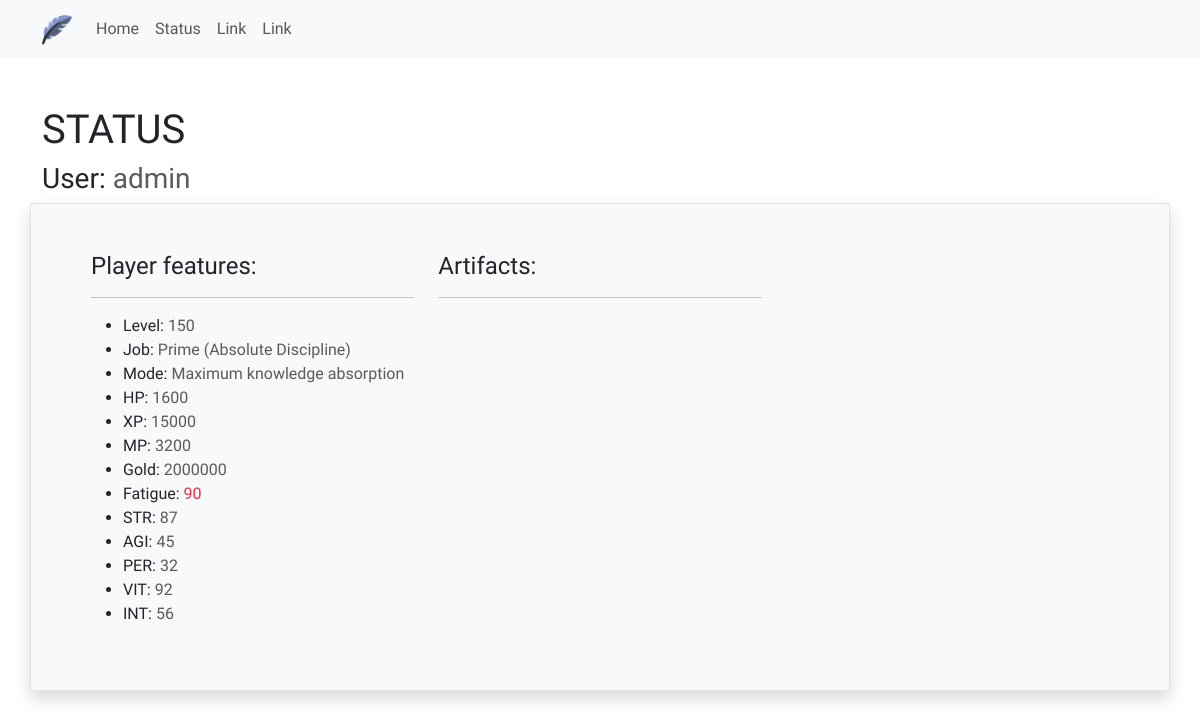
Before: /status/ (signed in) with the older database file.
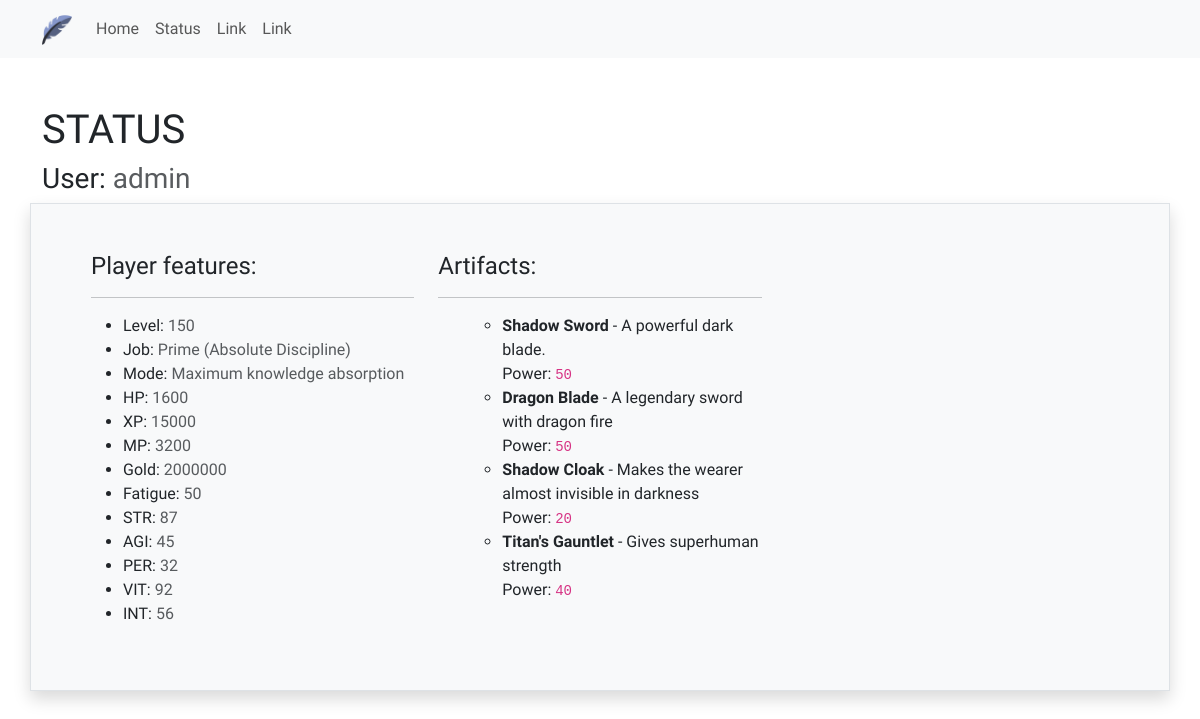
After: the same page with the newer database file.
### main/models.py (models this page shows, shortened)
class Player(AbstractUser):
	class Meta:
		verbose_name = 'Player'
		verbose_name_plural = 'Players'
	level = models.PositiveIntegerField(default=0, blank=True)  # player level
	job = models.CharField(max_length=10, choices=JobChoices.choices, default=JobChoices.INITIATE)  # player job
	mode = models.CharField(max_length=20, choices=ModeChoices.choices, blank=True, null=True)  # player mode
	hp = models.IntegerField(default=0, blank=True)  # health point
	mp = models.IntegerField(default=0, blank=True)  # mana point
	xp = models.IntegerField(default=0, blank=True)  # experience point
	artifacts = models.JSONField(default=dict, blank=True, null=True)  # artifacts
	gold = models.PositiveIntegerField(default=0, blank=True, null=True)  # gold
	fatigue = models.PositiveIntegerField(default=0, blank=True, null=True)  # fatigue
	str_v = models.PositiveIntegerField(default=0, blank=True, null=True)  # strength
	agi_v = models.PositiveIntegerField(default=0, blank=True, null=True)  # agility
	per_v = models.PositiveIntegerField(default=0, blank=True, null=True)  # perception
	vit_v = models.PositiveIntegerField(default=0, blank=True, null=True)  # vitality
	int_v = models.PositiveIntegerField(default=0, blank=True, null=True)  # intelligence

### main/views.py (the view)
# urls.py: path('status/', views.status, name='status'),
@login_required(login_url='login')
def status(request):
	player = get_object_or_404(Player, pk=request.user.pk)
	return render(request, 'status.html', {'player': player})

### templates/status.html (shortened to what this page needs)
{% extends 'base.html' %}
{% block content %}
<h1 class="text-uppercase">STATUS</h1>
<h3 class=""> User: <span class="text-muted">{{ user.username }}</span></h3>
<div class="row bg-light p-5 border shadow">
    <div class="col-md-4">
        <h4>Player features:</h4>
        <hr class="my-3">
        <ul>
            <li>Level: <span class="text-muted">{{ user.level }}</span></li>
            <li>Job: <span class="text-muted">{{ user.get_job_display }}</span></li>
            <li>Mode: <span class="text-muted">{{ user.get_mode_display }}</span></li>
            <li>HP: <span class="text-muted">{{ user.hp }}</span></li>
            <li>XP: <span class="text-muted">{{ user.xp }}</span></li>
            <li>MP: <span class="text-muted">{{ user.mp }}</span></li>
            <li>Gold: <span class="text-muted">{{ user.gold }}</span></li>
            <li>Fatigue: <span class="text-muted">
                {% if user.fatigue < 80 %}
                    {{ user.fatigue }}
                {% else %}
                    <span class="text-danger">{{ user.fatigue }}</span>
                {% endif %}
            </span></li>
            <li>STR: <span class="text-muted">{{ user.str_v }}</span></li>
            <li>AGI: <span class="text-muted">{{ user.agi_v }}</span></li>
            <li>PER: <span class="text-muted">{{ user.per_v }}</span></li>
            <li>VIT: <span class="text-muted">{{ user.vit_v }}</span></li>
            <li>INT: <span class="text-muted">{{ user.int_v }}</span></li>
        </ul>
    </div>
    <div class="col-md-4">
        <h4>Artifacts:</h4>
        <hr class="my-3">
        <ul>
            <ul>
                {% for name, data in user.artifacts.items %}
                <li><strong>{{ name }}</strong> - {{ data.description }}<br>Power: <code>{{ data.power }}</code>
                </li>
                {% endfor %}
            </ul>
        </ul>
    </div>
</div>
{% endblock %}

### templates/base.html (shortened to what this page needs)
<!DOCTYPE html>
<html lang="en">
{% load static %}
<head>
    <link rel="stylesheet" href="https://cdn-uicons.flaticon.com/uicons-regular-rounded/css/uicons-regular-rounded.css">
    <link rel="stylesheet" href="https://cdn.jsdelivr.net/npm/bootstrap@5.3.3/dist/css/bootstrap.min.css">
</head>
<body>
    {% include 'navbar.html' %}
    <div class="container my-5">
        {% block content %}
        {% endblock %}
    </div>
</body>
</html>

### templates/navbar.html (shortened to what this page needs)
{% load static %}
<nav class="navbar navbar-expand-lg bg-body-tertiary">
    <div class="container">
        <a class="navbar-brand" href="{% url 'status' %}">
            <img src="{% static 'feather.png' %}" width="30" height="30">
        </a>
        <div class="collapse navbar-collapse" id="menu-toggler">
            <div class="navbar-nav">
                <a class="nav-link" href="{% url 'home' %}">Home</a>
                <a class="nav-link" href="{% url 'status' %}">Status</a>
                <a class="nav-link" href="#">Link</a>
                <a class="nav-link" href="#">Link</a>
            </div>
        </div>
    </div>
</nav>

### templates/base.html (style rules this page uses)
* { font-family: "Exo 2", sans-serif; }

Changed rows visible on the page:
changed Player "admin": fatigue "90" → "50"
Other visible differences:
new list line: "Shadow Sword - A powerful dark blade. Power: 50"
new list line: "Dragon Blade - A legendary sword with dragon fire Power: 50"
new list line: "Shadow Cloak - Makes the wearer almost invisible in darkness Power: 20"
new list line: "Titan's Gauntlet - Gives superhuman strength Power: 40"
